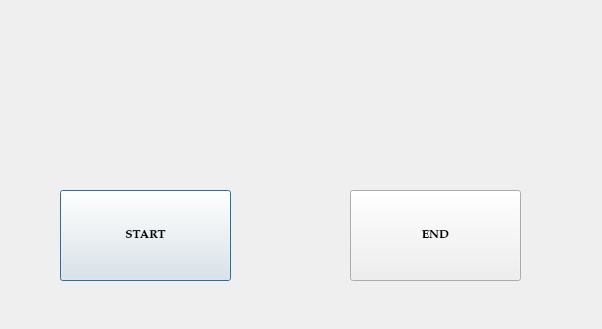
<?xml version="1.0" encoding="UTF-8"?>
<ui version="4.0">
 <class>StartMain</class>
 <widget class="QDialog" name="StartMain">
  <property name="geometry">
   <rect>
    <x>0</x>
    <y>0</y>
    <width>602</width>
    <height>329</height>
   </rect>
  </property>
  <property name="windowTitle">
   <string>Dialog</string>
  </property>
  <widget class="QLabel" name="label">
   <property name="geometry">
    <rect>
     <x>140</x>
     <y>20</y>
     <width>941</width>
     <height>491</height>
    </rect>
   </property>
   <property name="text">
    <string/>
   </property>
   <property name="pixmap">
    <pixmap>../../taiko/t01.jpg</pixmap>
   </property>
  </widget>
  <widget class="QLabel" name="label_2">
   <property name="geometry">
    <rect>
     <x>-110</x>
     <y>-100</y>
     <width>821</width>
     <height>541</height>
    </rect>
   </property>
   <property name="text">
    <string/>
   </property>
   <property name="pixmap">
    <pixmap resource="pics.qrc">:/pics/images.jpg</pixmap>
   </property>
   <property name="alignment">
    <set>Qt::AlignCenter</set>
   </property>
  </widget>
  <widget class="QPushButton" name="pushButton">
   <property name="geometry">
    <rect>
     <x>60</x>
     <y>190</y>
     <width>171</width>
     <height>91</height>
    </rect>
   </property>
   <property name="font">
    <font>
     <family>URW Palladio L</family>
     <weight>75</weight>
     <bold>true</bold>
    </font>
   </property>
   <property name="text">
    <string>START</string>
   </property>
  </widget>
  <widget class="QPushButton" name="pushButton_2">
   <property name="geometry">
    <rect>
     <x>350</x>
     <y>190</y>
     <width>171</width>
     <height>91</height>
    </rect>
   </property>
   <property name="font">
    <font>
     <family>URW Palladio L</family>
     <weight>75</weight>
     <italic>false</italic>
     <bold>true</bold>
    </font>
   </property>
   <property name="text">
    <string>END</string>
   </property>
  </widget>
 </widget>
 <resources>
  <include location="pics.qrc"/>
 </resources>
 <connections/>
</ui>
